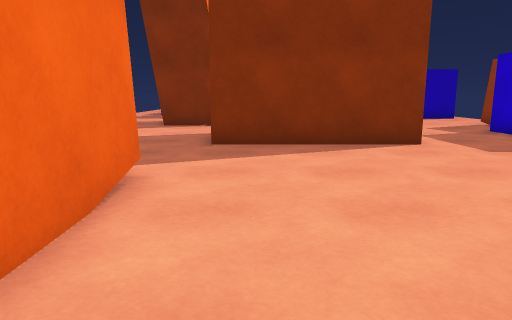
[1] (above)

18 first-person views from a walk through a 3-D level made in the Unity game engine. The camera is 1.2 m above the floor, tilts 10° down and sees 70° across. The floor is counted in squares, 1 m on a side. Each view is taken from the middle of a square. On the plan, view 1 faces up. The plan holds only what a view shows up to about 15 squares ahead; the rest is blank. The place goes on beyond the plan.

[2]
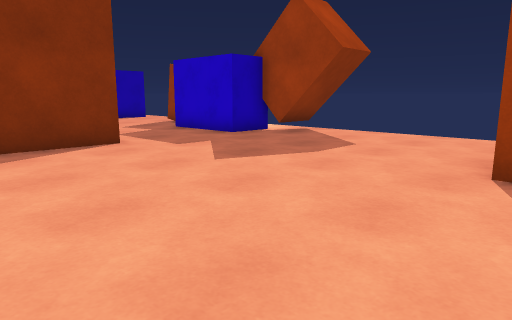

[3]
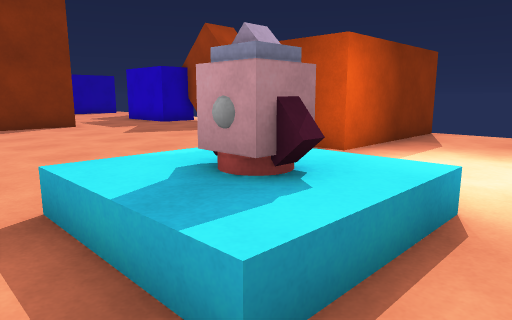

[4]
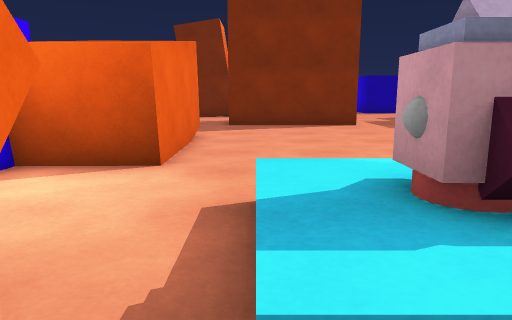

[5]
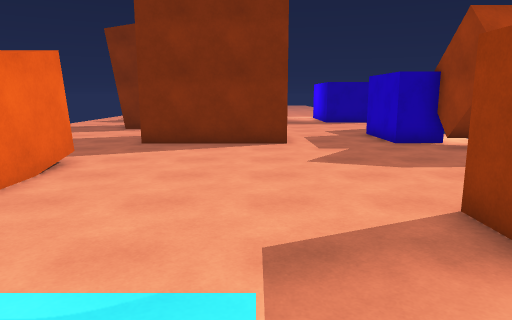

[6]
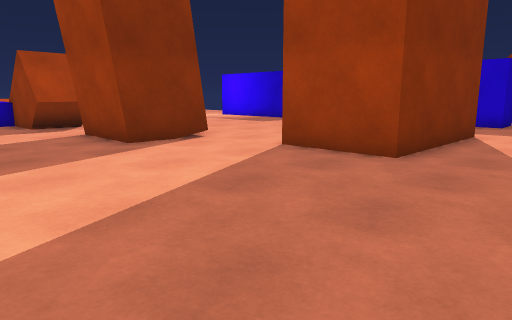

[7]
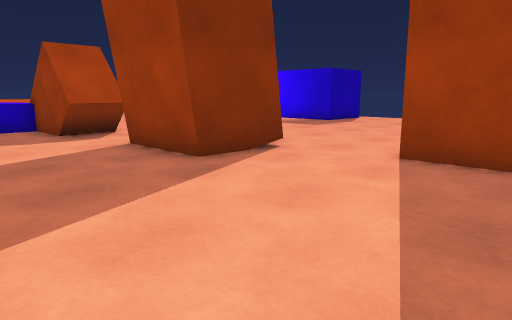

[8]
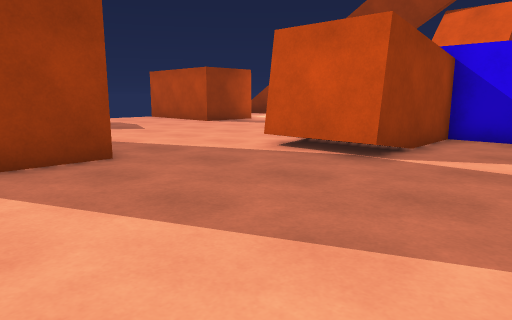

[9]
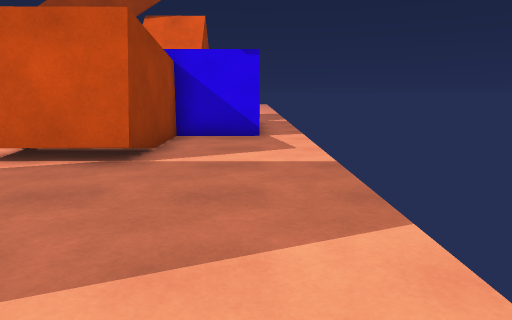

[10]
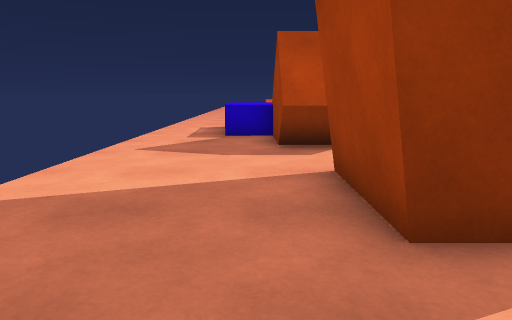

[11]
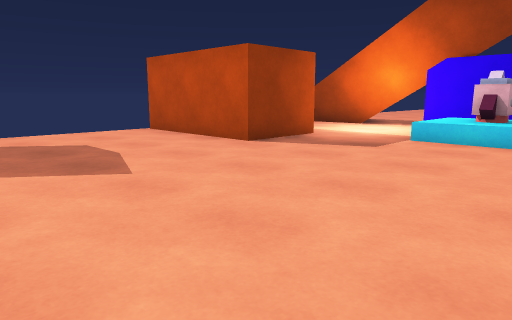

[12]
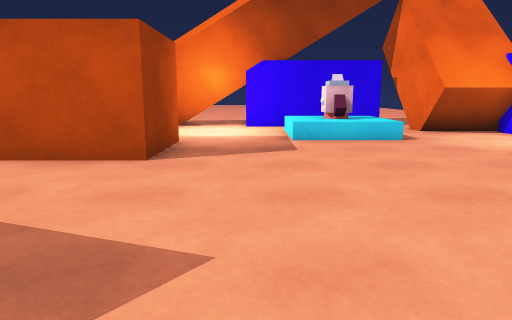

[13]
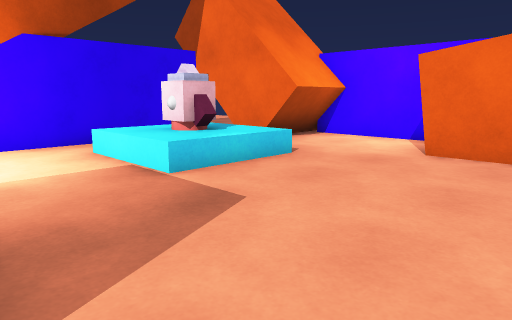

[14]
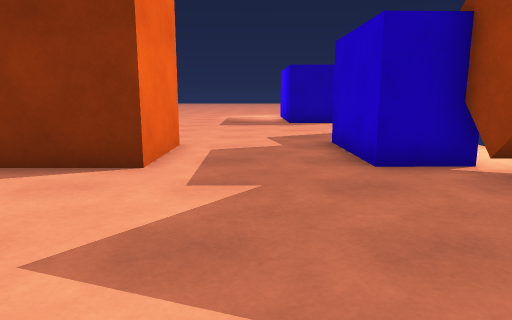

[15]
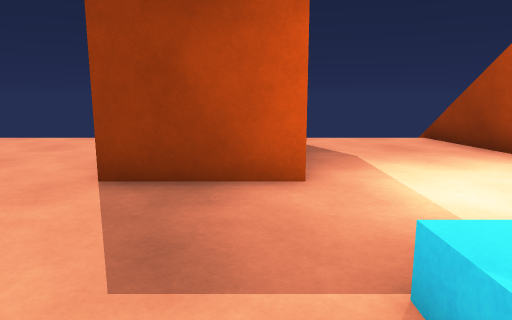

[16]
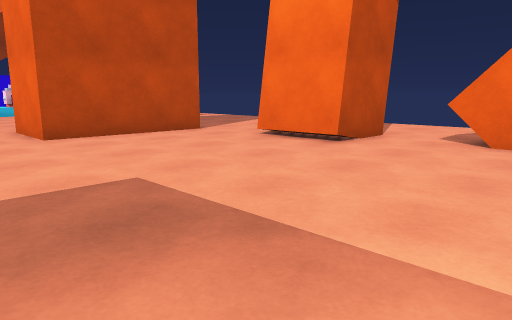

[17]
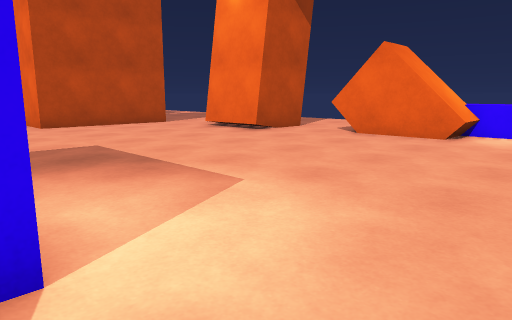

[18]
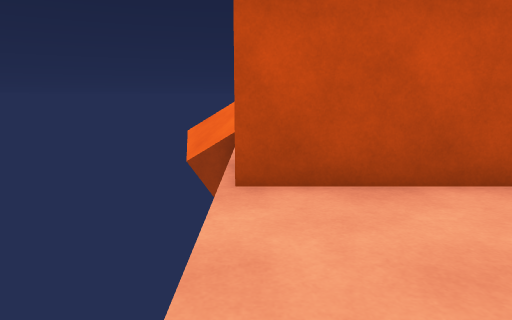

### Floor plan
Key: @ floor where view 1 was taken; # wall or solid block; x gap in a wall; . main floor; : floor 0.5 m higher than the main floor; + floor 1 m higher than the main floor; * floor 1.75 m higher than the main floor; % floor 2.25 m higher than the main floor; & floor 3 m higher than the main floor; / step, stairs or slope; = window, fence, low wall or low ledge; v drop or lower ground; O other object.
Columns run from 8 left of view 1 to 12 right of it. Each row starts with its distance up from view 1.
 27 ..           .. .
 26 ..+     ........
 25 ...+.............
 24 ...+:=..........#
 23 ..==##..........
 22 ....##..........
 21 ....##..........
 20 ....##..........
 19 ...............
 18 ....###...........
 17 ....####..........
 16 ....####..........
 15  ...####..........#
 14  .................
 13  ................
 12 .......######...#
 11 .......#    #...#
 10 .......#    #...#
  9 .......######...###
  8 ..................##
  7 ..................##
  6 ....................
  5 ...####.............
  4 ...#  #.............
  3 ...#  #.............
  2 ...#  #.............
  1 .###  #.......######
  0 .   ###.@.....#
 -1     #.........#
 -2     #...////..######
 -3     ###./OO/........
 -4     ###./OO/........
 -5       #.////........
 -6       #....... &%*+x
 -7       #
 -8                     x
 -9                     v

Where each view was taken, in squares from view 1:
view 1: 0 up, 0 right, facing up
view 2: 0 up, 0 right, facing up-right
view 3: 6 down, 1 left, facing up-right
view 4: 6 down, 0 right, facing up
view 5: 4 down, 3 right, facing up
view 6: 6 up, 8 left, facing up-right
view 7: 9 up, 8 left, facing up-right
view 8: 12 up, 8 left, facing down-right
view 9: 12 up, 7 left, facing down
view 10: 12 up, 5 left, facing up
view 11: 8 up, 1 left, facing down-right
view 12: 8 up, 4 right, facing down
view 13: 3 up, 6 right, facing down-left
view 14: 3 up, 6 right, facing up
view 15: 1 down, 1 right, facing right
view 16: 23 up, 7 right, facing down-left
view 17: 27 up, 8 right, facing down-left
view 18: 6 up, 11 right, facing down
